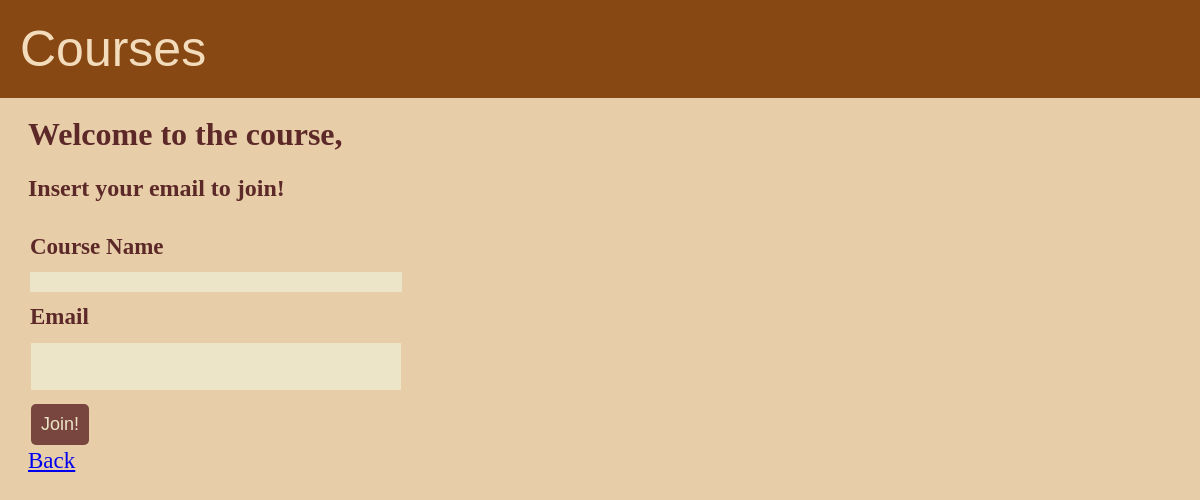
Before: /join/2 with the older database file.
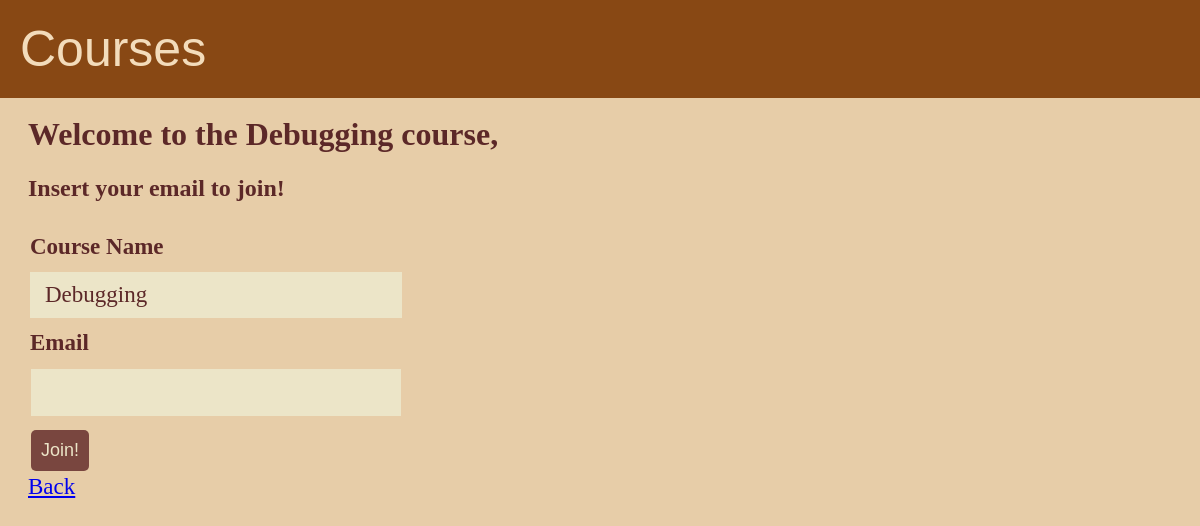
After: the same page with the newer database file.
### tables this page shows
CREATE TABLE "Course" (
	"ID"	INTEGER NOT NULL PRIMARY KEY AUTOINCREMENT,
	"Name"	TEXT NOT NULL,
	"MaxPax"	INTEGER NOT NULL,
	"CurrPax"	INTEGER NOT NULL
);

### web_handler.py (the view)
@app.route("/join/<int:cid>", methods=["GET", "POST"])
def join(cid):
    if request.method == "POST":
        db = sqlite3.connect("course.db")
        email = request.form['email']
        try:
            db.execute("INSERT INTO Client (Email) VALUES ('{}')".format(email))
        except:
            sqlite3.IntegrityError
        clientid = db.execute("SELECT Client.ID FROM Client WHERE Client.Email='{}'".format(email)).fetchone()
        currpax = db.execute("SELECT CurrPax FROM Course WHERE Course.ID={}".format(cid)).fetchone()
        try:
            db.execute("INSERT INTO ClientCourse VALUES ({}, {})".format(cid, clientid[0]))
        except:
            sqlite3.IntegrityError
            return render_template("join.html", error=1)
        db.execute("UPDATE Course SET CurrPax={} WHERE Course.ID={}".format(currpax[0] + 1, cid))
        db.commit()
        db.close()
        return redirect(url_for("status", cid=cid))
    elif request.method == "GET":
        db = sqlite3.connect("course.db")
        name = db.execute("SELECT Name FROM Course WHERE ID={}".format(cid)).fetchone()
        db.close()
        return render_template("join.html", name=name, error=0)

### templates/join.html (shortened to what this page needs)
{% extends "base.html" %}
{% block content %}
<div>
    {% if error == 0 %}
    <h1>Welcome to the {{name[0]}} course,</h1>
    <h2>Insert your email to join!</h2>
    <form method="POST">
    <table>
        <tr><th class="label">Course Name</th></tr>
        <tr><td class="label" id="spe">{{name[0]}}</td></tr>
        <tr><th class="label">Email</th></tr>
        <tr><td><input type="email" name="email" class="input"></td></tr>
        <tr><td><input type="submit" value="Join!" id="submit"></td></tr>
    </table>
    </form>
    <a href="{{url_for('display')}}">Back</a>
    {% endif %}
</div>
{% endblock %}

Changed rows visible on the page:
added Course: Name "Debugging"
